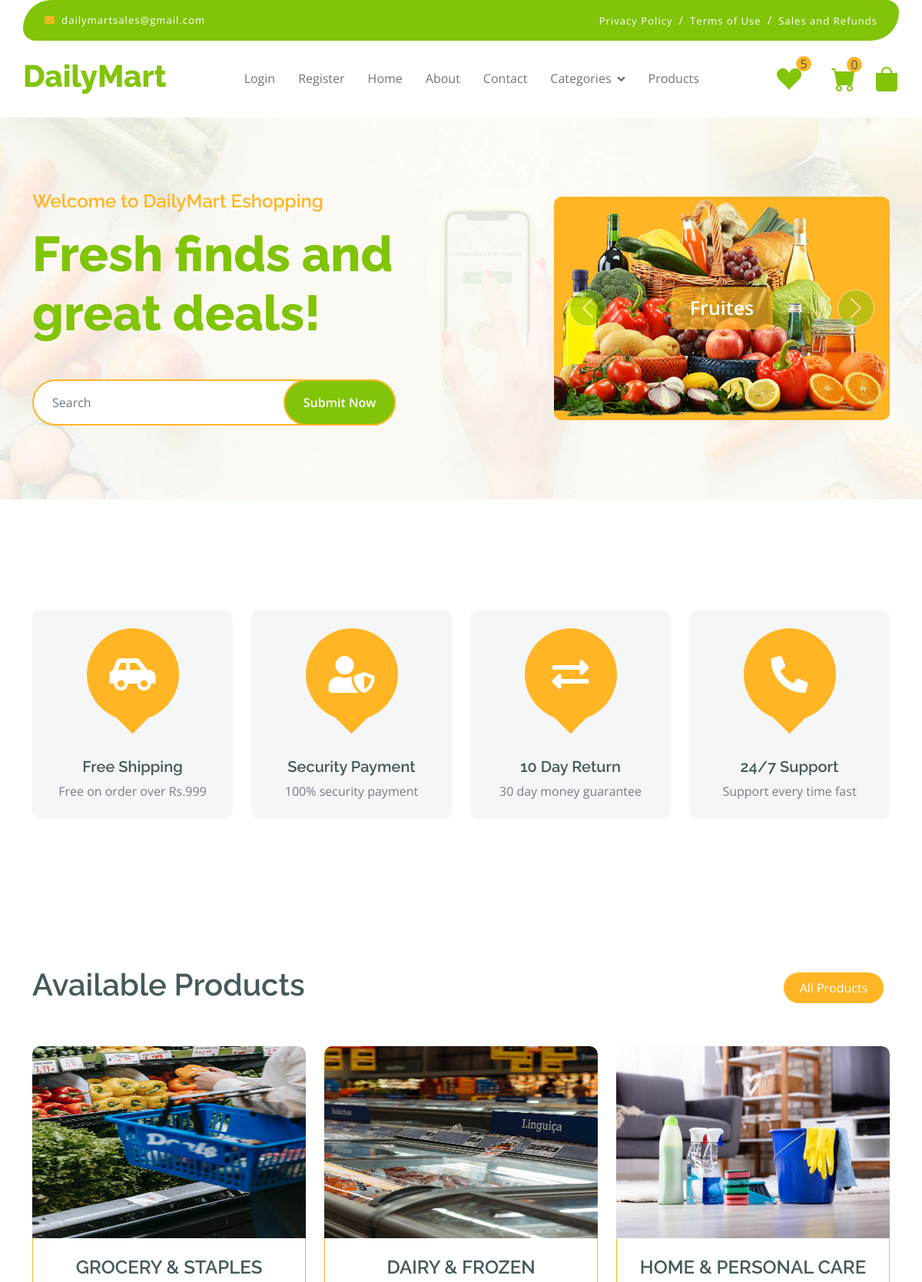
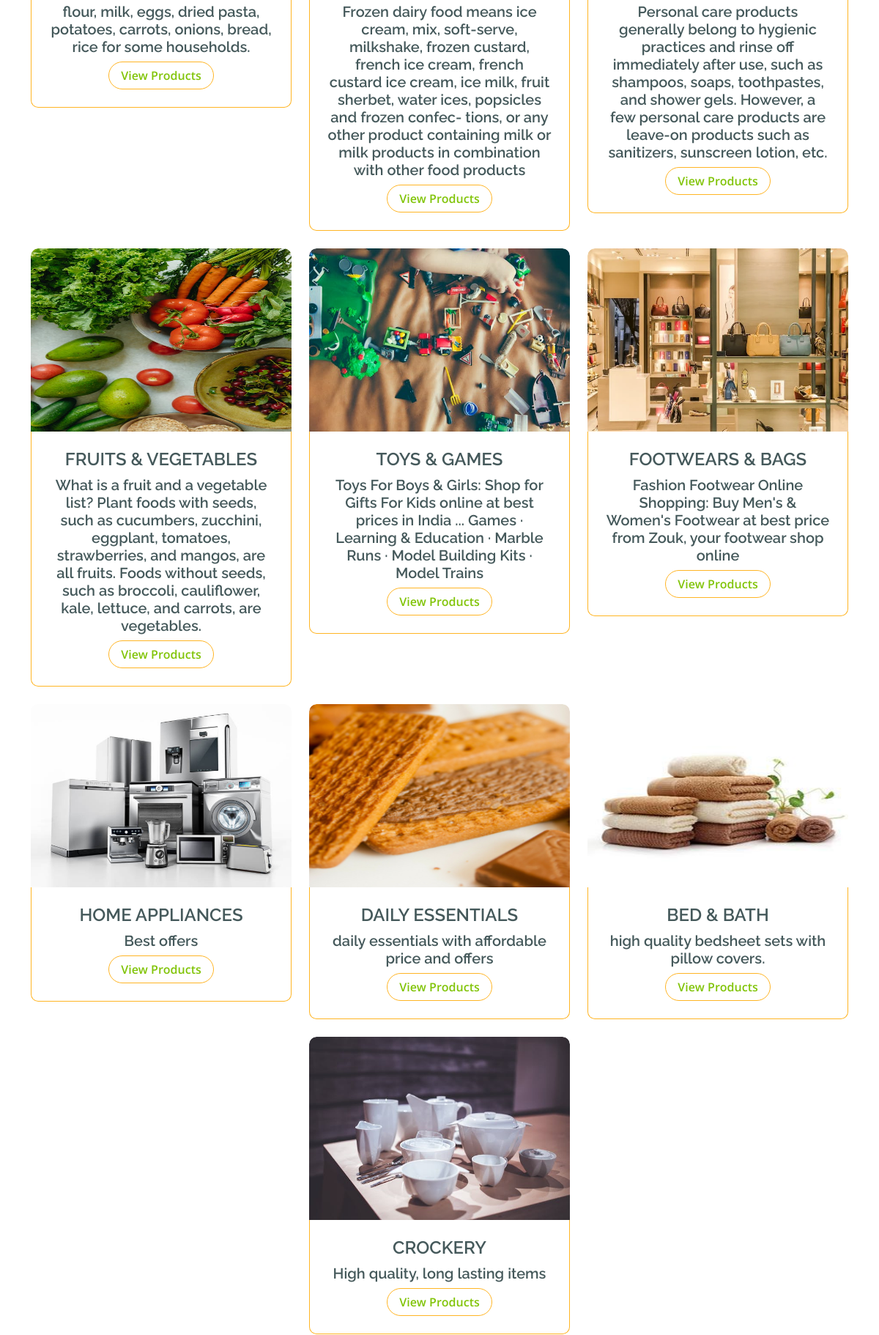
The page /categories (upper part) on the database its author committed (2 pictures, top to bottom).
### AdminApp/models.py (models this page shows)
class Category(models.Model):
    Category_name=models.CharField(max_length=50)
    Category_description=models.CharField(max_length=100)
    Category_Image=models.ImageField(upload_to='image',default='null.jpg')

### Userapp/views.py (the view)
# urls.py: path('categories',views.categories,name='categories'),
def categories(request):
    u = request.session.get('u_id')
    cart = Cart.objects.filter(user_id=u,status=0).count()
    Wishlist = Products.objects.filter(status=1).count()
    data=Category.objects.all()
    return render(request,'categories.html',{'data':data,'cart':cart,'Wishlist':Wishlist})

### Userapp/templates/categories.html
{% extends 'user.html' %}
{% block contents %}
<div class="container-fluid fruite py-5">
    <div class="container py-5">
        <div class="tab-class text-center">
            <div class="row g-4">
                <div class="col-lg-4 text-start">
                    <h1>Available Products</h1>
                </div>
                <div class="col-lg-8 text-end">
                    <ul class="nav nav-pills d-inline-flex text-center mb-5">
                        <li class="nav-item">
                            <a class="d-flex m-2 py-2 bg-light rounded-pill active" data-bs-toggle="pill" href="#tab-1">
                                <span class="text-dark" style="width: 130px;">All Products</span>
                            </a>
                        </li>
                    </ul>
                </div>
            </div>
    <div class="row g-4 justify-content-center">
        {% for i in data %}
        <div class="col-md-6 col-lg-6 col-xl-4">
            <div class="rounded position-relative fruite-item">
                <div class="fruite-img">
                    <img src="{{i.Category_Image.url}}" class="img-fluid w-100 rounded-top" alt="" style="height: 250px;width: 150px;">
                </div>
                <div class="p-4 border border-secondary border-top-0 rounded-bottom">
                    <h4>{{i.Category_name}}</h4>
                    <h5>{{i.Category_description}}</h5>
                    <a href="{% url 'card_products' category=i.Category_name %}" class="btn border border-secondary rounded-pill px-3 text-primary"></i> View Products</a>
                </div>
            </div>
        </div>
        {% endfor %}
{% endblock %}

### Userapp/static/css/style.css (style rules this page uses)
.btn { font-weight: 600; transition: .5s; }
.btn.border-secondary { transition: 0.5s; }
.fruite .tab-class .nav-item a.active { background: var(--bs-secondary) !important; }
.fruite .tab-class .nav-item a.active span { color: var(--bs-white) !important; }
.fruite .fruite-item { height: 100%; transition: 0.5s; }
.fruite .fruite-item .fruite-img { overflow: hidden; transition: 0.5s; border-radius: 10px 10px 0 0; }
.fruite .fruite-item .fruite-img img { transition: 0.5s; }

### rows shown on the page
Category: Category_Image (picture), Category_name "GROCERY & STAPLES", Category_description "flour, milk, eggs, dried pasta, potatoes, carrots, onions, bread, rice for some households."
Category: Category_Image (picture), Category_name "DAIRY & FROZEN", Category_description "Frozen dairy food means ice cream, mix, soft-serve, milkshake, frozen custard, french ice cream, french custard ice cream, ice milk, fruit sherbet, water ices, popsicles and frozen confec- tions, or any other product containing milk or milk products in combination with other food products"
Category: Category_Image (picture), Category_name "HOME & PERSONAL CARE", Category_description "Personal care products generally belong to hygienic practices and rinse off immediately after use, such as shampoos, soaps, toothpastes, and shower gels. However, a few personal care products are leave-on products such as sanitizers, sunscreen lotion, etc."
Category: Category_Image (picture), Category_name "FRUITS & VEGETABLES", Category_description "What is a fruit and a vegetable list? Plant foods with seeds, such as cucumbers, zucchini, eggplant, tomatoes, strawberries, and mangos, are all fruits. Foods without seeds, such as broccoli, cauliflower, kale, lettuce, and carrots, are vegetables."
Category: Category_Image (picture), Category_name "TOYS & GAMES", Category_description "Toys For Boys & Girls: Shop for Gifts For Kids online at best prices in India ... Games · Learning & Education · Marble Runs · Model Building Kits · Model Trains"
Category: Category_Image (picture), Category_name "FOOTWEARS & BAGS", Category_description "Fashion Footwear Online Shopping: Buy Men's & Women's Footwear at best price from Zouk, your footwear shop online"
Category: Category_Image (picture), Category_name "HOME APPLIANCES", Category_description "Best offers"
Category: Category_Image (picture), Category_name "DAILY ESSENTIALS", Category_description "daily essentials with affordable price and offers"
Category: Category_Image (picture), Category_name "BED & BATH", Category_description "high quality bedsheet sets with pillow covers."
Category: Category_Image (picture), Category_name "CROCKERY", Category_description "High quality, long lasting items"

### other values the page prints
{{ Wishlist }} "5"
{{ cart }} "0"
